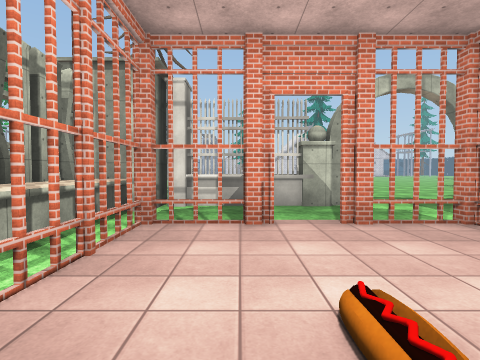
View 1 (above)

24 first-person views from a walk through a Unity game level. The camera is 1.5 m above the floor, tilts 2° down and sees 80° across. The floor is counted in squares, 2 m on a side. Each view is taken from the middle of a square. On the plan, view 1 faces up. The plan holds only what a view shows up to about 10 squares ahead; the rest is blank. The place goes on beyond the plan. Some animated figures are not drawn. Some surface patterns are stand-ins.

View 2
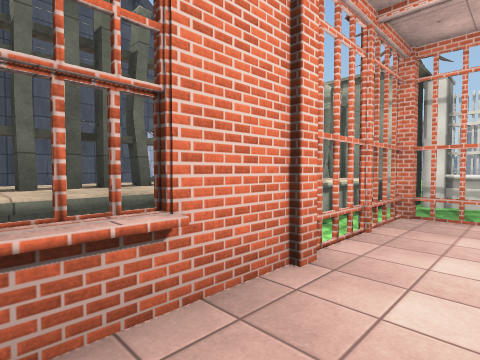

View 3
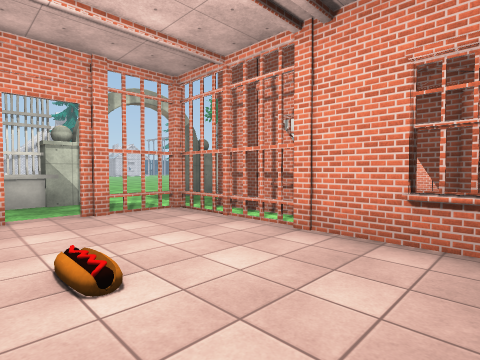

View 4
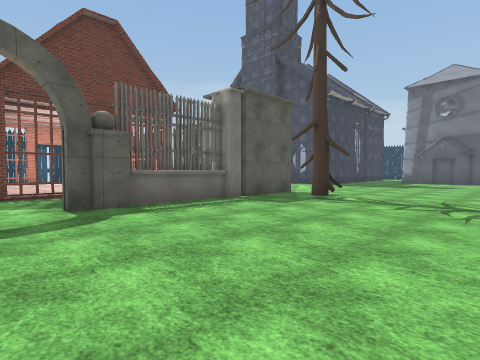

View 5
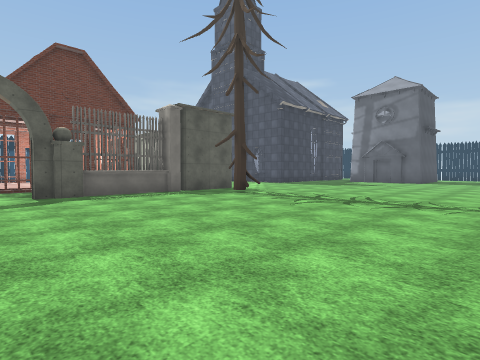

View 6
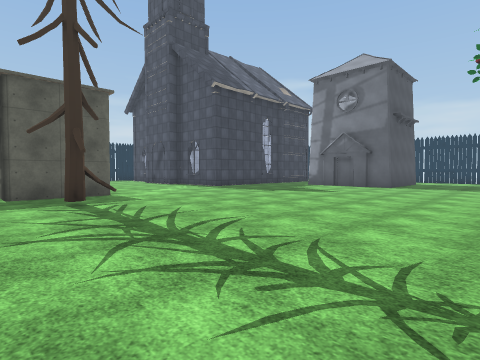

View 7
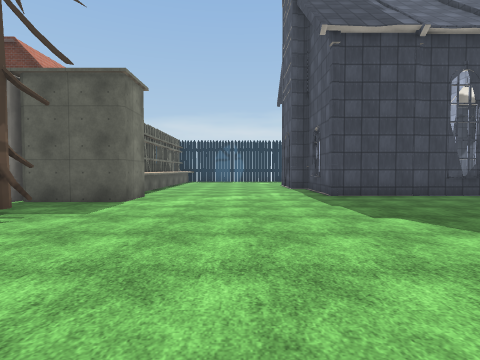

View 8
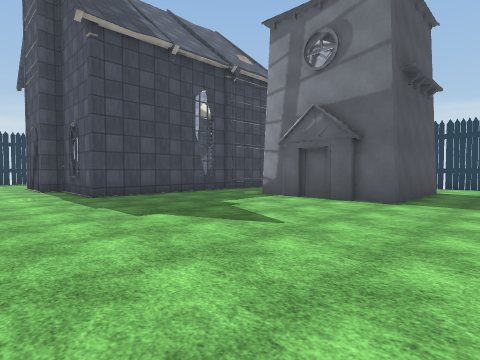

View 9
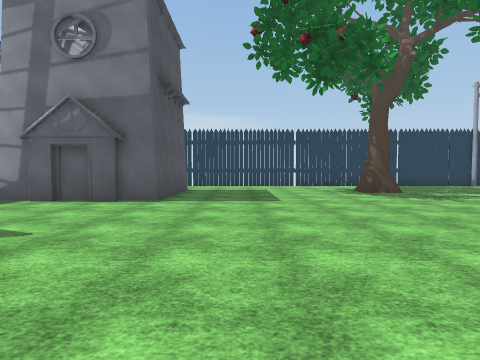

View 10
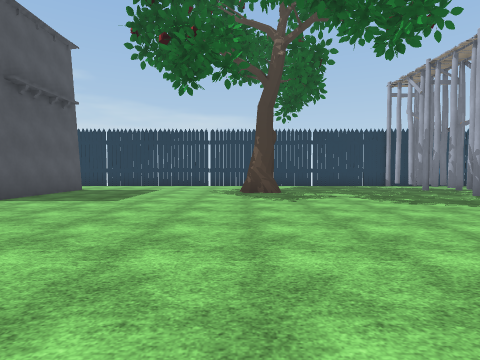

View 11
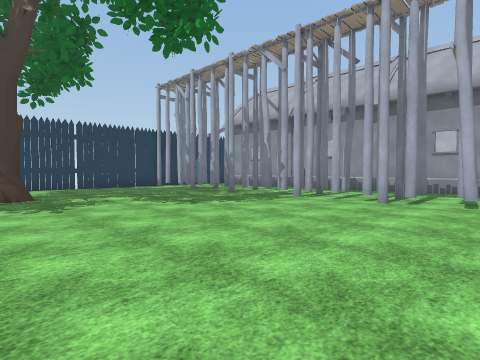

View 12
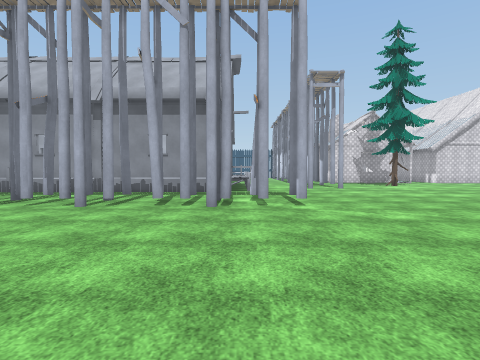

View 13
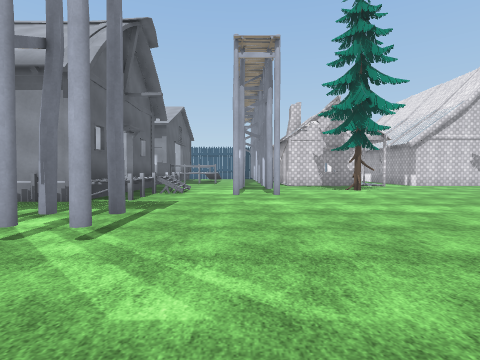

View 14
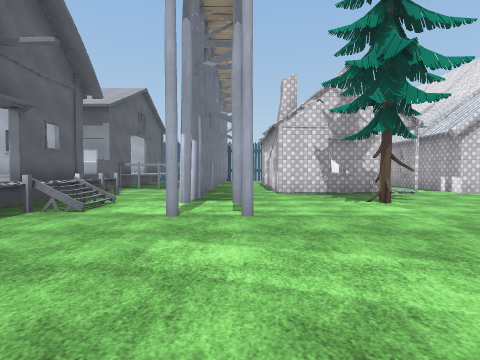

View 15
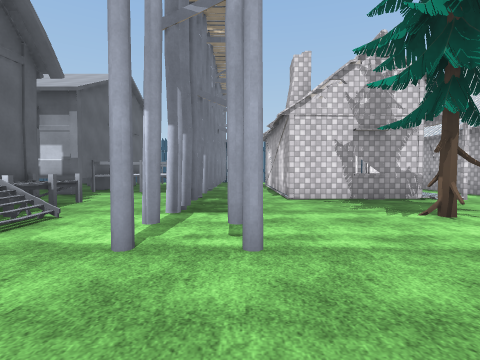

View 16
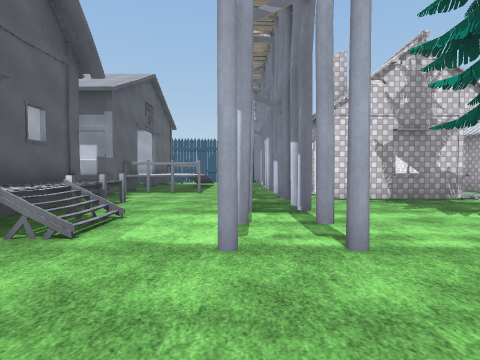

View 17
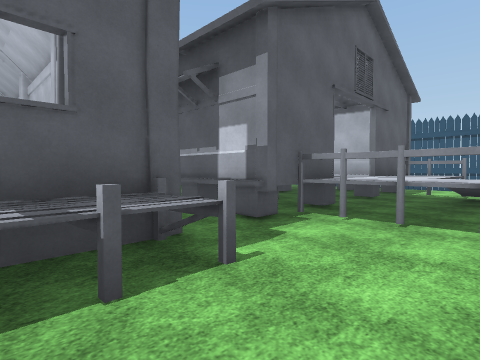

View 18
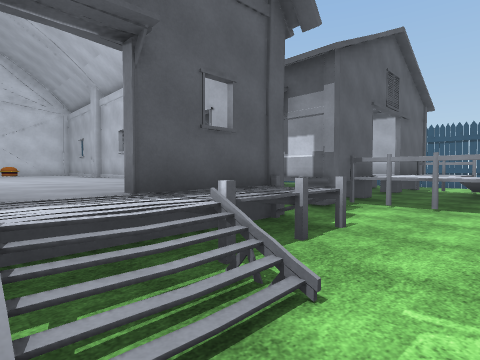

View 19
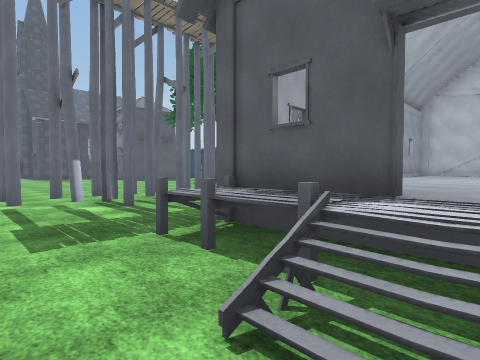

View 20
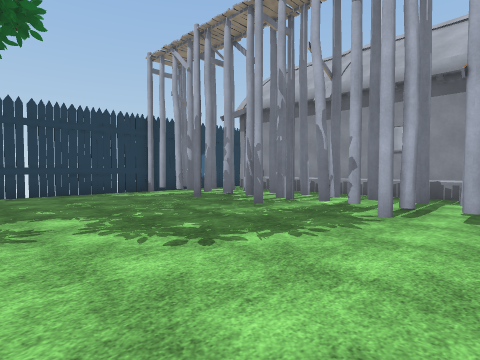

View 21
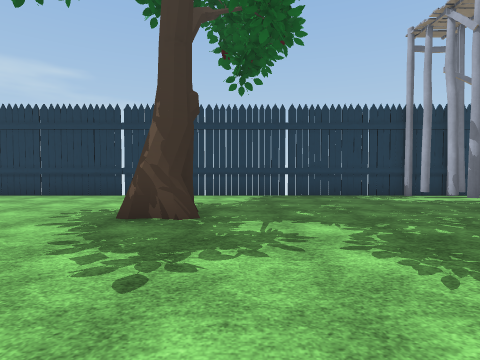

View 22
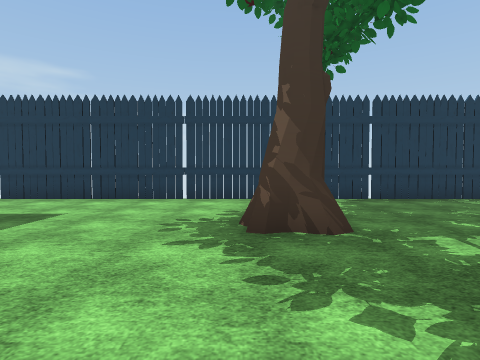

View 23
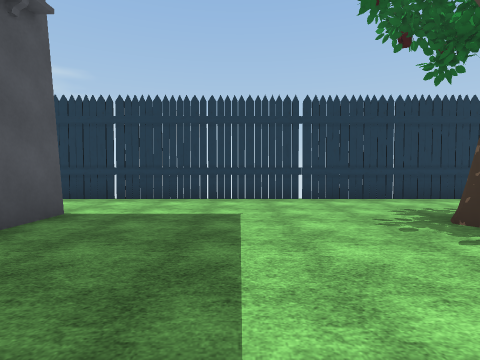

View 24
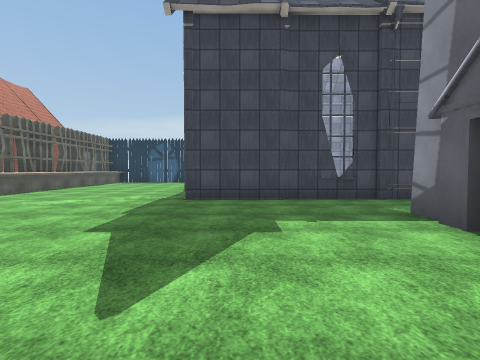

### Floor plan
Key: @ floor where view 1 was taken; # wall or solid block; x gap in a wall; . main floor; : floor 0.25 m higher than the main floor; ^ raised ledge; T tree; H thing the floor can be seen under or through; U house; B barn; O other object.
Columns run from 21 left of view 1 to 4 right of it. Each row starts with its distance up from view 1.
 46               ##
 45               .
 44              ..
 43            BBB.
 42              B
 41              B
 40
 39
 38              B  .###   # #
 37              BBB.####  #x#
 36           BBBB...##.#  #.#
 35            BBB...##.####x#
 34    BBBBBBB   BB..#........
 33    BBBBBBBBBBBB..##..T...
 32    BBBBBBBBBBBB..##...T..
 31    BBBBBBBBBBBB..##......
 30    BBBBBBBBBBBB..........
 29     BBBBBBBBBBB.........
 28      ..................
 27    ...................
 26 ######HHHHHHHHH#......
 25 ####.#HHH.HHHH.#.....
 24 #...................
 23 #..................
 22 #.................
 21 #................
 20 #...............
 19 #...#..........
 18 #..............
 17 #.............
 16 #............  ...........
 15 #.........................
 14 #.........................
 13 #.........................
 12 #...UUUU..................
 11 #..U   U..................
 10 #      U..................
  9        U..........T.......
  8     UU U..................
  7       ...........###OOO#..
  6       ...........#^#......
  5       ######.....^^.......
  4            #.....^#.##:HH.
  3            #.....^^.:::::.
  2            ##.     .:::::.
  1             #    ^#.#:O:#
  0                  ^^.#@::##
 -1                  ^#.^:::#

Positions as (right, up) in squares from view 1, and headings:
1: (0, 0), facing up
2: (0, -1), facing up-left
3: (0, -1), facing up-right
4: (4, 13), facing down-left
5: (4, 16), facing down-left
6: (-1, 16), facing down-left
7: (-7, 14), facing down
8: (-7, 14), facing down-left
9: (-7, 14), facing left
10: (-7, 18), facing left
11: (-8, 18), facing up-left
12: (-7, 19), facing up
13: (-4, 22), facing up
14: (-3, 26), facing up
15: (-3, 28), facing up
16: (-4, 28), facing up
17: (-5, 33), facing up-left
18: (-5, 31), facing up-left
19: (-5, 32), facing down-left
20: (-11, 20), facing up-left
21: (-12, 20), facing left
22: (-13, 18), facing left
23: (-13, 15), facing left
24: (-11, 13), facing down
